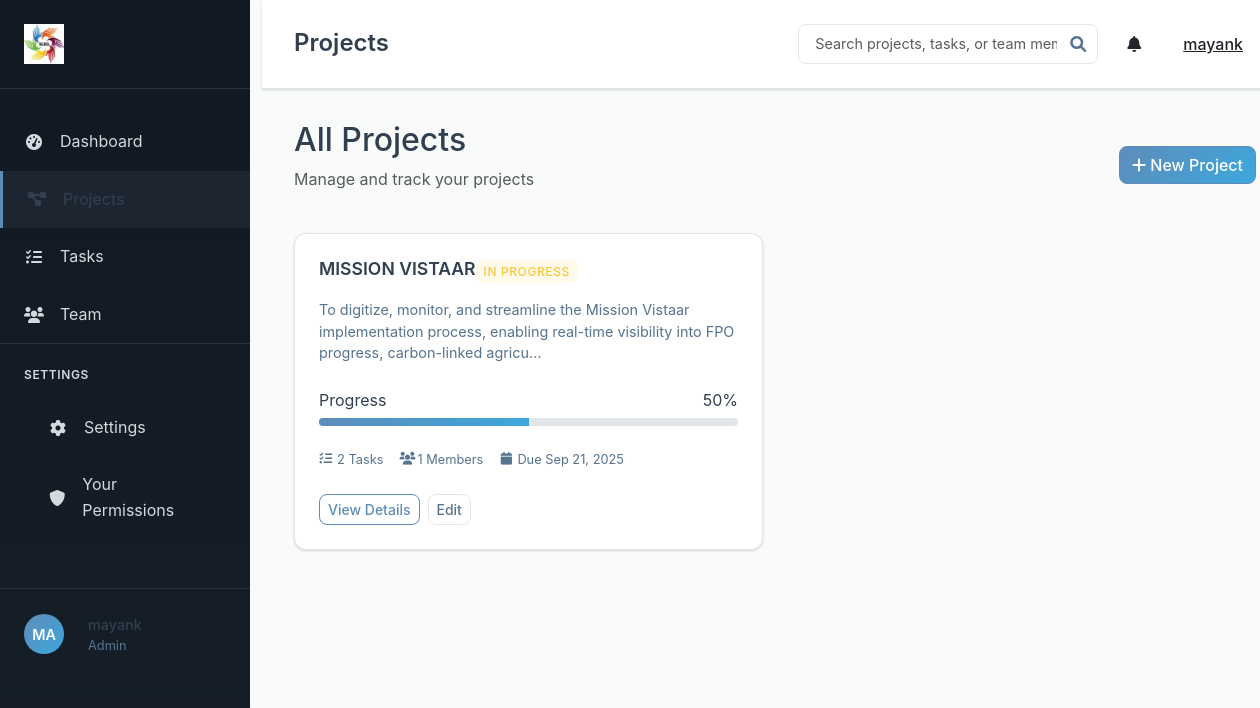
The page /projects (signed in) on the database its author committed.
### models.py (models this page shows, shortened)
class User(UserMixin, db.Model):
    id = db.Column(db.Integer, primary_key=True)
    username = db.Column(db.String(80), unique=True, nullable=False)
    email = db.Column(db.String(120), unique=True, nullable=False)
    password_hash = db.Column(db.String(256), nullable=False)
    role = db.Column(db.String(20), nullable=False, default='User')  # Admin, Manager, User
    created_at = db.Column(db.DateTime, default=lambda: datetime.now(timezone.utc))
    manager_id = db.Column(db.Integer, db.ForeignKey('user.id'), nullable=True)
    skills = db.Column(db.Text)  # JSON string of skills array
    managed_users = db.relationship('User', backref=db.backref('manager', remote_side=[id]), lazy='dynamic')
    projects_created = db.relationship('Project', foreign_keys='Project.created_by_id', backref='creator', lazy='dynamic')
    projects_assigned = db.relationship('Project', secondary='project_assignments', back_populates='assigned_users', lazy='dynamic')
    tasks_created = db.relationship('Task', foreign_keys='Task.created_by_id', backref='creator', lazy='dynamic')
    tasks_assigned = db.relationship('Task', foreign_keys='Task.assigned_to_id', backref='assigned_user', lazy='dynamic')
    comments = db.relationship('Comment', backref='author', lazy='dynamic')
    permissions = db.relationship('UserPermission', backref='user', lazy='dynamic', cascade='all, delete-orphan')
    def get_accessible_projects(self):
        if self.role == 'Admin':
            return Project.query.all()
        elif self.role == 'Manager':
            created = Project.query.filter_by(created_by_id=self.id).all()
            assigned = self.projects_assigned.all()
            return list(set(created + assigned))
        else:
            return self.projects_assigned.all()

class Project(db.Model):
    id = db.Column(db.Integer, primary_key=True)
    title = db.Column(db.String(200), nullable=False)
    description = db.Column(db.Text)
    status = db.Column(db.String(20), default='In Progress')  # Just Started, In Progress, Completed
    progress = db.Column(db.Integer, default=0)  # 0-100%
    deadline = db.Column(db.Date)
    created_at = db.Column(db.DateTime, default=lambda: datetime.now(timezone.utc))
    updated_at = db.Column(db.DateTime, default=lambda: datetime.now(timezone.utc), onupdate=lambda: datetime.now(timezone.utc))
    created_by_id = db.Column(db.Integer, db.ForeignKey('user.id'), nullable=False)
    tasks = db.relationship('Task', backref='project', lazy='dynamic', cascade='all, delete-orphan')
    comments = db.relationship('Comment', backref='project', lazy='dynamic', cascade='all, delete-orphan')
    documents = db.relationship('Document', backref='project', lazy='dynamic', cascade='all, delete-orphan')
    assigned_users = db.relationship('User', secondary='project_assignments', back_populates='projects_assigned')
    def is_overdue(self):
        if self.deadline and self.status != 'Completed':
            return datetime.now().date() > self.deadline
        return False

### routes.py (the view)
@app.route('/projects')
@login_required
def projects_list():
    projects = current_user.get_accessible_projects()
    return render_template('projects/list.html', projects=projects)

### app.py (called while the page is built)
@login_manager.user_loader
def load_user(user_id):
    from models import User
    return User.query.get(int(user_id))

### templates/projects/list.html (shortened to what this page needs)
{% extends "base.html" %}
{% block page_title %}Projects{% endblock %}
{% block content %}
<div class="content-header">
    <div class="d-flex justify-content-between align-items-center mb-4">
        <div>
            <h2>All Projects</h2>
            <p class="text-muted">Manage and track your projects</p>
        </div>
        {% if current_user.role in ['Admin', 'Manager'] %}
        <a href="{{ url_for('create_project') }}" class="btn btn-primary">
            <i class="fas fa-plus"></i> New Project
        </a>
        {% endif %}
    </div>
</div>
<div class="projects-grid">
    {% for project in projects %}
    <div class="project-card">
        <div class="project-header">
            <h4>{{ project.title }}</h4>
            <div class="project-status">
                <span class="status-badge status-{{ project.status.lower().replace(' ', '-') }}">
                    {{ project.status }}
                </span>
            </div>
        </div>
        <p class="project-description">{{ project.description[:150] }}...</p>
        <div class="project-progress">
            <div class="d-flex justify-content-between mb-1">
                <span>Progress</span>
                <span>{{ project.progress }}%</span>
            </div>
            <div class="progress">
                <div class="progress-bar" style="width: {{ project.progress }}%"></div>
            </div>
        </div>
        <div class="project-meta">
            <div class="meta-item">
                <i class="fas fa-tasks"></i>
                <span>{{ project.tasks.count() }} Tasks</span>
            </div>
            <div class="meta-item">
                <i class="fas fa-users"></i>
                <span>{{ project.assigned_users|length }} Members</span>
            </div>
            {% if project.deadline %}
            <div class="meta-item">
                <i class="fas fa-calendar"></i>
                <span>Due {{ project.deadline.strftime('%b %d, %Y') }}</span>
            </div>
            {% endif %}
        </div>
        <div class="project-actions">
            <a href="{{ url_for('view_project', project_id=project.id) }}" class="btn btn-outline-primary btn-sm">
                View Details
            </a>
            {% if current_user.role in ['Admin', 'Manager'] and project.created_by_id == current_user.id %}
            <a href="{{ url_for('edit_project', project_id=project.id) }}" class="btn btn-outline-secondary btn-sm">
                Edit
            </a>
            {% endif %}
        </div>
    </div>
    {% endfor %}
</div>
{% endblock %}

### templates/base.html (shortened to what this page needs)
<!DOCTYPE html>
<html lang="en">
<head>
    <link href="https://cdn.jsdelivr.net/npm/bootstrap@5.3.0/dist/css/bootstrap.min.css" rel="stylesheet">
    <link href="https://cdnjs.cloudflare.com/ajax/libs/font-awesome/6.0.0/css/all.min.css" rel="stylesheet">
    <link href="{{ url_for('static', filename='css/style.css') }}" rel="stylesheet">
</head>
<body>
    {% if current_user.is_authenticated %}
    <div class="container-fluid">
        <div class="row">
            <div class="col-md-2 p-0">
                <div class="sidebar">
                    <div class="sidebar-header">
                        <div class="logo">
                            <img src="{{ url_for('static', filename='logo.jpeg') }}" alt="SLRD Logo" style="max-height: 40px; max-width: 120px;">
                        </div>
                    </div>
                    <nav class="sidebar-nav">
                        <ul class="nav flex-column">
                            <li class="nav-item">
                                <a class="nav-link" href="{{ url_for('index') }}">
                                    <i class="fas fa-tachometer-alt"></i> Dashboard
                                </a>
                            </li>
                            <li class="nav-item">
                                <a class="nav-link" href="{{ url_for('projects_list') }}">
                                    <i class="fas fa-project-diagram"></i> Projects
                                </a>
                            </li>
                            <li class="nav-item">
                                <a class="nav-link" href="{{ url_for('tasks_list') }}">
                                    <i class="fas fa-tasks"></i> Tasks
                                </a>
                            </li>
                            {% if current_user.role in ['Admin', 'Manager'] %}
                            <li class="nav-item">
                                <a class="nav-link" href="{{ url_for('team_list') }}">
                                    <i class="fas fa-users"></i> Team
                                </a>
                            </li>
                            {% endif %}
                        </ul>
                        <div class="sidebar-settings">
                            <h6>SETTINGS</h6>
                            <ul class="nav flex-column">
                                <li class="nav-item">
                                    <a class="nav-link" href="{{ url_for('settings') }}">
                                        <i class="fas fa-cog"></i> Settings
                                    </a>
                                </li>
                                <li class="nav-item">
                                    <a class="nav-link" href="{{ url_for('your_permissions') }}">
                                        <i class="fas fa-shield-alt"></i> Your Permissions
                                    </a>
                                </li>
                            </ul>
                        </div>
                    </nav>
                    <div class="sidebar-user">
                        <div class="user-avatar">{{ current_user.username[:2].upper() }}</div>
                        <div class="user-info">
                            <div class="user-name">{{ current_user.username }}</div>
                            <div class="user-role">{{ current_user.role }}</div>
                        </div>
                    </div>
                </div>
            </div>
            <div class="col-md-10 main-content">
                <header class="main-header">
                    <div class="d-flex justify-content-between align-items-center">
                        <h1>{% block page_title %}SLRD Project Management{% endblock %}</h1>
                        <div class="header-actions">
                            <div class="search-box">
                                <input type="text" class="form-control" placeholder="Search projects, tasks, or team members">
                                <i class="fas fa-search"></i>
                            </div>
                            <div class="dropdown">
                                <button class="btn btn-link text-dark" type="button" data-bs-toggle="dropdown">
                                    <i class="fas fa-bell"></i>
                                </button>
                            </div>
                            <div class="dropdown">
                                <button class="btn btn-link text-dark" type="button" data-bs-toggle="dropdown">
                                    {{ current_user.username }}
                                </button>
                            </div>
                        </div>
                    </div>
                </header>
                <div class="content-area">
                    {% block content %}{% endblock %}
                </div>
            </div>
        </div>
    </div>
    {% else %}
    <div class="auth-container">
        {% block auth_content %}{% endblock %}
    </div>
    {% endif %}
</body>
</html>

### rows shown on the page
User: username "MA", username "mayank", role "Admin"
Project: title "MISSION VISTAAR", status "IN PROGRESS", description "To digitize, monitor, and streamline the Mission Vistaar implementation process, enabling real-time visibility into FPO progress, carbon-linked agricu", progress "50", tasks.count "2", assigned_users|length "1", deadline "Sep 21, 2025"
